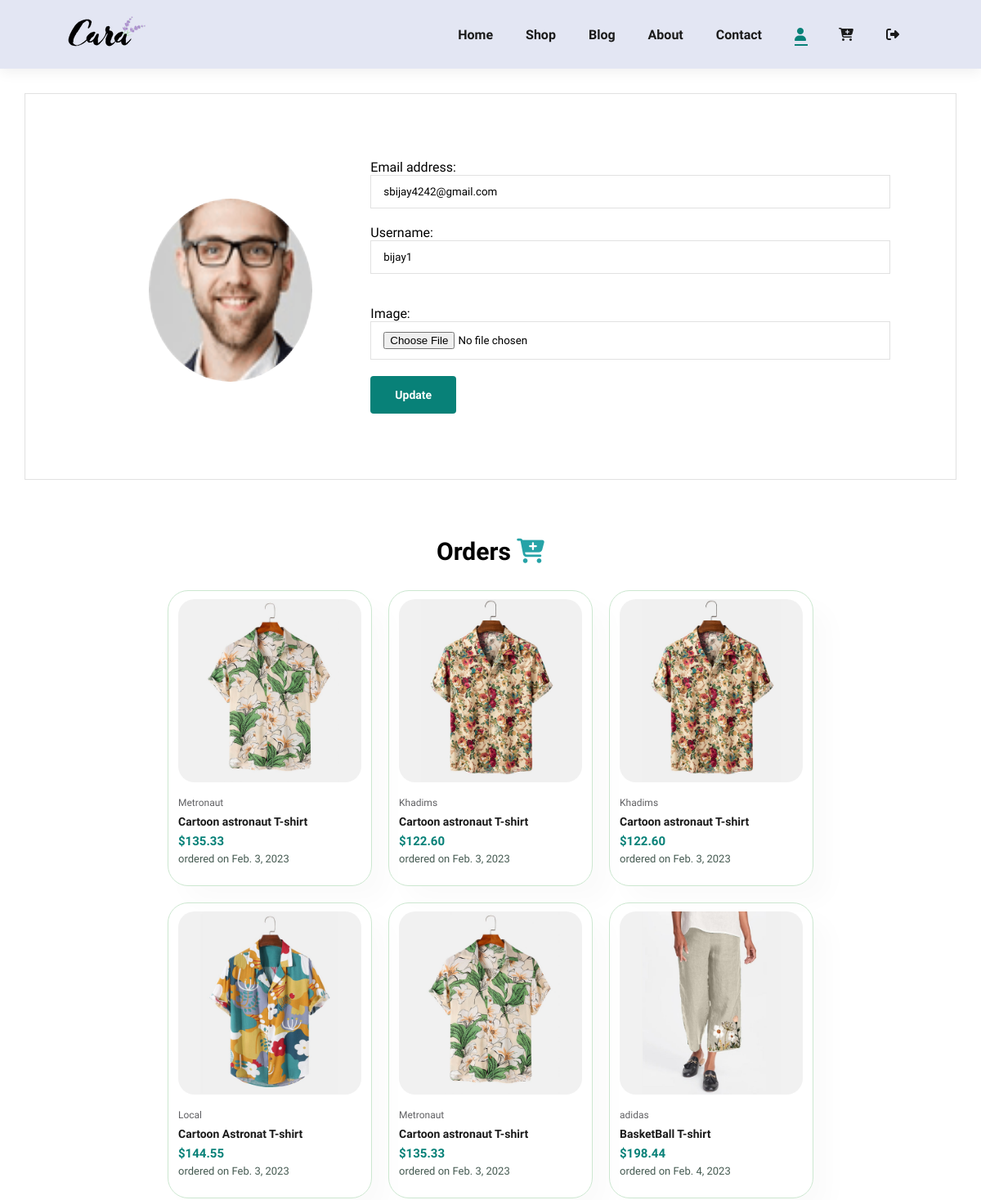
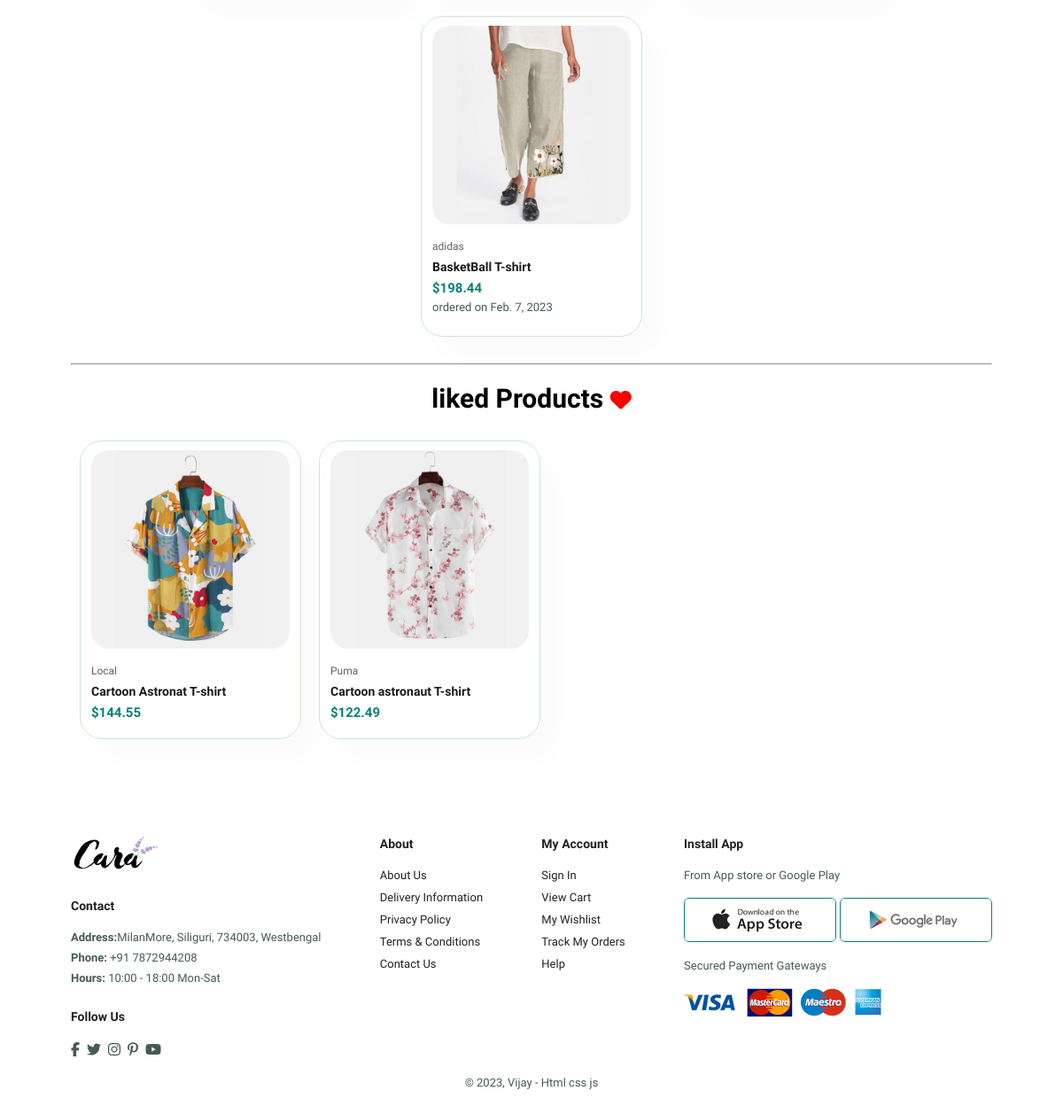
The page /users/profile/ (signed in) on the database its author committed (2 pictures, top to bottom).
### users/models.py (models this page shows, shortened)
class Profile(models.Model):
	user=models.OneToOneField(User,on_delete=models.CASCADE)
	image=models.ImageField(upload_to="profilepics",default="defaultuser.jpeg")

### shop/models.py (models this page shows, shortened)
class OrderItem(models.Model):
	item=models.ForeignKey(Items,on_delete=models.CASCADE)
	dateadded=models.DateField(auto_now_add=True)
	quantity=models.IntegerField(default=1)
	user=models.ForeignKey(User,on_delete=models.CASCADE)
	ordered=models.BooleanField(default=False)
	size=models.CharField(max_length=5,default="M")

class Items(models.Model):
	name=models.CharField(max_length=100)
	category_choices=models.CharField(max_length=5, choices=CATEGORY_CHOICES)
	company=models.CharField(max_length=100)
	description=models.CharField(max_length=300)
	price=models.DecimalField(decimal_places=2,max_digits=8)
	likers=models.ManyToManyField(User,related_name="likers",blank=True)
	image=models.ImageField(upload_to="products",default="default.jpg")
	image2=models.ImageField(upload_to="products",default="default.jpg")
	image3=models.ImageField(upload_to="products",default="default.jpg")
	image4=models.ImageField(upload_to="products",default="default.jpg")

class Order(models.Model):
	item=models.ManyToManyField(OrderItem,related_name="orders")
	user=models.ForeignKey(User,on_delete=models.CASCADE)
	ordered_date=models.DateField(auto_now_add=True)
	ordered=models.BooleanField(default=False)
	billing_address=models.ForeignKey("BillingAddress",on_delete=models.SET_NULL,blank=True,null=True)
	payment=models.ForeignKey("Payment",on_delete=models.SET_NULL,blank=True,null=True)

### users/views.py (the view)
# urls.py: path("profile/",profile,name="profile"),
def profile(request):
	if request.method == "POST":
		u_form=UserUpdateForm(request.POST,instance=request.user)
		p_form=ProfileUpdateForm(request.POST,request.FILES,instance=request.user.profile)
		if u_form.is_valid() and p_form.is_valid():
			u_form.save()
			p_form.save()
			return redirect("profile")
	else:
		u_form=UserUpdateForm(instance=request.user)
		p_form=ProfileUpdateForm()
	orders=Order.objects.filter(user=request.user,ordered=True)
	likedProducts=Items.objects.filter(likers=request.user.id)
	return render(request,"users/profile.html",{"u_form":u_form,"p_form":p_form,"profile_status":"active","orders":orders,"likedProducts":likedProducts})

### users/forms.py
class UserUpdateForm(forms.ModelForm):
	email=models.EmailField()
	class Meta:
		model=User
		fields=['email','username']

class ProfileUpdateForm(forms.ModelForm):
	class Meta:
		model=Profile
		fields=['image']

### users/templates/users/profile.html (shortened to what this page needs)
{%extends 'shop/base.html'%}
{%block content%}
<section id="form-details" class="profile-details">
	<div class="profile-info">
		<img src="{{request.user.profile.image.url}}">
	</div>
	<form method="POST" enctype="multipart/form-data">
		{{u_form}}
		{{p_form}}
		<button class="normal">Update</button>
	</form>
</section>
<section id="product1" class="section-p1 profile-orders">
	<h3>Orders <i class="fa-solid fa-cart-plus"></i></h3>
	<div class="pro-container">
		<div id="order-row">
			{%for orderss in orders%}
				{%for order in orderss.item.all%}
					<div class="pro" onclick="window.location.href='{%url 'orderDetail' order.id%}'">
						<img src="{{order.item.image.url}}" alt="">
						<div class="des">
							<span>{{order.item.company}}</span>
							<h5>{{order.item.name}}</h5>
							<h4>${{order.item.price}}</h4>
							<p>ordered on {{orderss.ordered_date}}</p>
						</div>
					</div>
				{%endfor%}
			{%endfor%}
		</div>
	</div>
	<hr>
	<div id="likedProducts">
		<h3>liked Products <i class="fa-solid fa-heart" id="liked"></i></h3>
		<div class="pro-container">
			{%for product in likedProducts%}
				<div class="pro" onclick="window.location.href='{%url 'detail' product.id%}'">
					<img src="{{product.image.url}}" alt="">
					<div class="des">
						<span>{{product.company}}</span>
						<h5>{{product.name}}</h5>
						<h4>${{product.price}}</h4>
					</div>
				</div>
			{%endfor%}
		</div>
	</div>
</section>
{%endblock content%}

### shop/static/shop/main.css (style rules this page uses)
* { margin: 0; padding: 0; box-sizing: border-box; font-family: "Spartan",sans-serif; }
h4 { font-size: 20px; color: #222; }
p { font-size: 16px; color: #465b52; margin: 15px 0 20px 0; }
.section-p1 { padding: 40px 80px; }
button.normal { font-size: 14px; font-weight: 600; padding: 15px 30px; color: #000; background-color: #fff; border-radius: 4px; cursor: pointer; border: none; outline: none; transition: 0.2s; }
body { width: 100%; margin: 0px; }

### shop/static/shop/home.css (style rules this page uses)
#product1 { text-align: center; }
#product1 .pro-container { display: flex; justify-content: space-between; padding-top: 20px; flex-wrap: wrap; }
#product1 .pro { width: 23%; min-width: 250px; padding: 10px 12px; border: 1px solid #cce7d0; border-radius: 25px; cursor: pointer; box-shadow: 20px 20px 30px rgba(0, 0, 0, 0.02); margin: 15px 0; transition: 0.2s ease; position: relative; }
#product1 .pro img { width: 100%; border-radius: 20px; }
#product1 .pro .des { text-align: start; padding: 10px 0; }
#product1 .pro .des span { color: #606063; font-size: 12px; }
#product1 .pro .des h5 { padding-top: 7px ; color: #1a1a1a; font-size: 14px; }
#product1 .pro .des h4 { padding-top: 7px; font-size: 15px; font-weight: 700; color: #088178; }

### shop/static/shop/contact.css (style rules this page uses)
#form-details { display: flex; justify-content: space-between; margin: 30px; padding: 80px; border: 1px solid #e1e1e1; }
#form-details form { width: 65%; display: flex; flex-direction: column; align-items: flex-start; }
#form-details form input, #form-details form textarea { width: 100%; padding: 12px 15px; outline: none; margin-bottom: 20px; border: 1px solid #e1e1e1; }
#form-details form button { background-color: #088178; color: #fff; }

### shop/static/shop/cart.css (style rules this page uses)
#cart table td:nth-child(4), #cart table td:nth-child(5), #cart table td:nth-child(6), { width: 150px; text-align: center; }

### shop/static/shop/shop.css (style rules this page uses)
#liked { font-size: 1.5rem; color: red; cursor: pointer; }

### users/static/users/profile.css (style rules this page uses)
#form-details .profile-info { display: flex; flex-direction: column; flex-wrap: wrap; margin: 0px auto; }
#form-details .profile-info img { height: 28vh; border-radius: 50%; width: 200px; margin-top: 3rem; }
.pro-container #order-row { display: flex; align-items: center; flex-wrap: wrap; justify-content: center; }
.profile-orders .fa-cart-plus { color: #26a3a7; }
.profile-orders .pro-container { justify-content: flex-start; margin-bottom: 20px; }
.profile-orders h3 { font-size: 30px; }
#order-row .pro { width: 15%; margin: 10px; }
#order-row p { margin:5px 0 5px 0; text-align: left; font-size: 13px; }
#likedProducts { margin-top: 20px; }
#likedProducts .pro-container { justify-content: flex-start; }
#likedProducts .pro { margin: 10px; width: 15%; }

### rows shown on the page
Order: ordered_date "Feb. 3, 2023"
OrderItem: item.image (picture), item.company "Metronaut", item.name "Cartoon astronaut T-shirt", item.price "135.33"
Order: ordered_date "Feb. 3, 2023"
OrderItem: item.image (picture), item.company "Khadims", item.name "Cartoon astronaut T-shirt", item.price "122.60"
Order: ordered_date "Feb. 3, 2023"
OrderItem: item.image (picture), item.company "Khadims", item.name "Cartoon astronaut T-shirt", item.price "122.60"
OrderItem: item.image (picture), item.company "Local", item.name "Cartoon Astronat T-shirt", item.price "144.55"
Order: ordered_date "Feb. 3, 2023"
OrderItem: item.image (picture), item.company "Metronaut", item.name "Cartoon astronaut T-shirt", item.price "135.33"
Order: ordered_date "Feb. 4, 2023"
OrderItem: item.image (picture), item.company "adidas", item.name "BasketBall T-shirt", item.price "198.44"
Order: ordered_date "Feb. 7, 2023"
OrderItem: item.image (picture), item.company "adidas", item.name "BasketBall T-shirt", item.price "198.44"
Items: image (picture), company "Local", name "Cartoon Astronat T-shirt", price "144.55"
Items: image (picture), company "Puma", name "Cartoon astronaut T-shirt", price "122.49"
